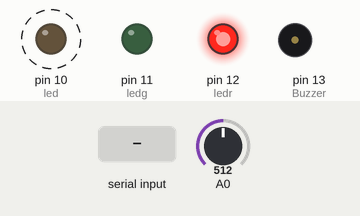
Recording of a sketch running on a simulated Arduino Uno, built with avr-gcc and run on an emulated ATmega328P. Shown: output pins drawn as LEDs (lit = HIGH), buzzer (waves = sounding). Dashed ring = blinking. The test bench sets the inputs (shaded band); at power-on: A0 = 512. What the sketch prints to the serial monitor is not drawn.

Above: at 1.12 s.
1.4 s: A0 set to 93
4.4 s: A0 set to 79
At 4.57 s:
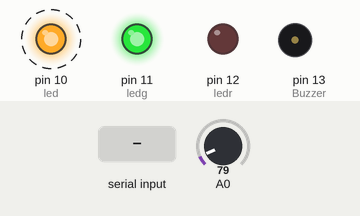
7.4 s: "1" received over Serial
At 7.58 s:
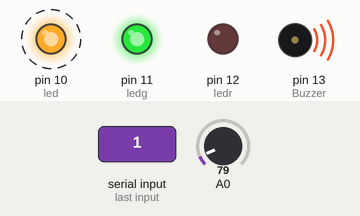
Timing chart, 0 to 16.4 s (numbered marks = the images above; inputs shaded):
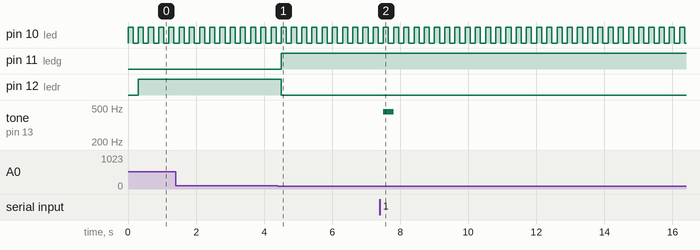

The sketch:

Aziz_Haythem_.ino
```cpp
#define Buzzer 13 // Le numéro de la broche sur laquelle la lampe 1
int led=10;
int ledg=11;
int ledr=12;
//(par défaut intégrée dans la carte) est branchée
#define pas  20 // incrément de l'intensité
char data="0"; // variable contenant le caractère lu
int x; // variable contenant l'intensité de la deuxième lampe

void setup() {
  pinMode(led,OUTPUT);
pinMode(ledg,OUTPUT);
pinMode(ledr,OUTPUT);
pinMode(Buzzer,OUTPUT);
  // Configure la broche 11 sur laquelle est reliée notre LED  en sortie
//La LED reliée à la broche 11 est intialisé à l'état LOW

//La LED reliée à la broche 13 est intialisé à l'état LOW

  Serial.begin(9600); //Permet d'initialiser le moniteur série à 9600 bauds
  x=0; // Intialiser l'intensité de la deuxième lampe

}


void loop() {
    digitalWrite(led,HIGH);
  delay(150);
  digitalWrite(led,LOW);
  delay(150);
  int Valeur=analogRead(A0);
 int Vout=Valeur*5.0/1023*1000;
 int temp=Vout/10;
  //Serial.println(temp);
  if(temp>40)
 {
  digitalWrite(ledg,LOW);
  digitalWrite(ledr,HIGH);

  Serial.write('1');

 }else
 {  digitalWrite(ledr,LOW);
  digitalWrite(ledg,HIGH);
  Serial.write('0');
  noTone(Buzzer);
 }
 //noTone(Buzzer);
      //tone(Buzzer,450)
  if (Serial.available()){
    //Si un message a été reçu  faire ceci
     data=Serial.read();
     // controler la lampe 1 reliée à la broche 13
     //récuperer le caractère reçu

     if(data=='1') //si le caractère lu est égale à 1
    {

      tone(Buzzer,450);


      // alumer la lampe
     }
     else //si le caractère lu est égale à 0

     {
        noTone(Buzzer); //éteindre la lampe

     }
  }
}
```

Measured:
- the behaviour switches between 84 and 83 on A0 (found by bisection; images 0 and 1)
- after the input at 4.4 s, pin 11 (ledg): LOW → HIGH after 0.10 s; pin 12 (ledr): HIGH → LOW after 0.10 s
- after the input at 7.4 s, tone on pin 13 (Buzzer): silent → 450 Hz after 0.11 s, → silent 0.30 s later
- by itself, pin 10 (led): alternates HIGH for 0.15 s and LOW for 0.15 s
